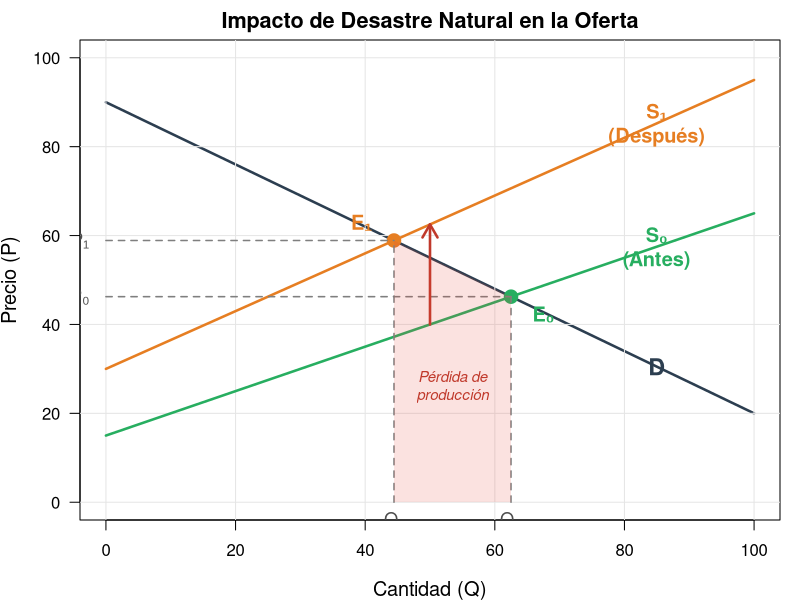

This figure's R source:
# Script R para generar gráfico de Desastre Natural (Pregunta 38)
# Muestra la contracción de la curva de oferta debido a reducción de capacidad productiva

# Definir archivo de salida
output_file <- "images/q38_desastre_natural.png"
dir.create(dirname(output_file), showWarnings = FALSE, recursive = TRUE)

# Abrir dispositivo PNG con dimensiones apropiadas para LaTeX
png(output_file, width = 6, height = 5, units = "in", res = 300)

# Configurar márgenes y parámetros gráficos
par(mar = c(4, 4, 2, 1), family = "sans")

# Definir rango de cantidades
Q <- seq(0, 100, length.out = 200)

# Definir curva de demanda (permanece constante)
# P = a - bQ, donde a=90, b=0.7
P_demanda <- 90 - 0.7 * Q

# Definir curva de oferta ANTES del desastre (S₀)
# P = c + dQ, donde c=15, d=0.5
P_oferta_antes <- 15 + 0.5 * Q

# Definir curva de oferta DESPUÉS del desastre (S₁)
# Desplazamiento hacia la izquierda: menor capacidad productiva
# Modelamos esto aumentando el intercepto y la pendiente
# P = c' + d'Q, donde c'=30, d'=0.65
P_oferta_despues <- 30 + 0.65 * Q

# Calcular puntos de equilibrio
# Equilibrio ANTES del desastre (S₀ y D)
Q_antes <- (90 - 15) / (0.7 + 0.5)  # Q ≈ 62.5
P_antes <- 15 + 0.5 * Q_antes        # P ≈ 46.25

# Equilibrio DESPUÉS del desastre (S₁ y D)
Q_despues <- (90 - 30) / (0.7 + 0.65)  # Q ≈ 44.44
P_despues <- 30 + 0.65 * Q_despues      # P ≈ 58.89

# Crear gráfico base
plot(Q, P_demanda, type = "l", lwd = 2.5, col = "#2C3E50", 
     xlim = c(0, 100), ylim = c(0, 100),
     xlab = "Cantidad (Q)", ylab = "Precio (P)",
     main = "Impacto de Desastre Natural en la Oferta",
     cex.lab = 1.2, cex.main = 1.3, las = 1)

# Agregar grid sutil
grid(col = "gray90", lty = 1)

# Dibujar curvas de oferta
lines(Q, P_oferta_antes, lwd = 2.5, col = "#27AE60")     # S₀ en verde (antes)
lines(Q, P_oferta_despues, lwd = 2.5, col = "#E67E22")   # S₁ en naranja (después)

# Marcar puntos de equilibrio
points(Q_antes, P_antes, pch = 19, cex = 1.8, col = "#27AE60")
points(Q_despues, P_despues, pch = 19, cex = 1.8, col = "#E67E22")

# Líneas punteadas para mostrar equilibrios
segments(Q_antes, 0, Q_antes, P_antes, lty = 2, col = "gray50", lwd = 1.5)
segments(0, P_antes, Q_antes, P_antes, lty = 2, col = "gray50", lwd = 1.5)
segments(Q_despues, 0, Q_despues, P_despues, lty = 2, col = "gray50", lwd = 1.5)
segments(0, P_despues, Q_despues, P_despues, lty = 2, col = "gray50", lwd = 1.5)

# Etiquetas de curvas
text(85, 90 - 0.7*85, "D", cex = 1.4, font = 2, col = "#2C3E50")
text(85, 15 + 0.5*85, "S₀\n(Antes)", cex = 1.2, font = 2, col = "#27AE60")
text(85, 30 + 0.65*85, "S₁\n(Después)", cex = 1.2, font = 2, col = "#E67E22")

# Etiquetas de equilibrios
text(Q_antes + 5, P_antes - 4, "E₀", cex = 1.2, font = 2, col = "#27AE60")
text(Q_despues - 5, P_despues + 4, "E₁", cex = 1.2, font = 2, col = "#E67E22")

# Etiquetas de ejes
text(Q_antes, -4, "Q₀", cex = 1.1, col = "gray30")
text(Q_despues, -4, "Q₁", cex = 1.1, col = "gray30")
text(-4, P_antes, "P₀", cex = 1.1, col = "gray30", srt = 0)
text(-4, P_despues, "P₁", cex = 1.1, col = "gray30", srt = 0)

# Flecha indicando el desplazamiento (contracción)
arrows(x0 = 50, y0 = 15 + 0.5*50, 
       x1 = 50, y1 = 30 + 0.65*50,
       length = 0.15, lwd = 2.5, col = "#C0392B", code = 2)

# Área sombreada mostrando la pérdida de producción
polygon(c(Q_despues, Q_antes, Q_antes, Q_despues),
        c(0, 0, P_antes, P_despues),
        col = rgb(231, 76, 60, alpha = 40, maxColorValue = 255),
        border = NA)

# Etiqueta de pérdida
text((Q_antes + Q_despues)/2, (P_antes + P_despues)/4, 
     "Pérdida de\nproducción", cex = 0.9, col = "#C0392B", font = 3)

# Cerrar dispositivo
dev.off()

cat("✓ Gráfico guardado en:", output_file, "\n")
